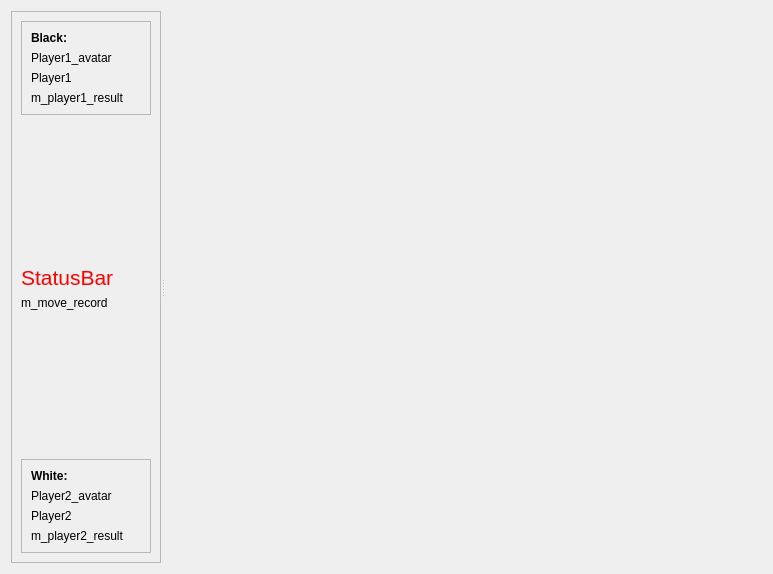
<?xml version="1.0" encoding="UTF-8"?>
<ui version="4.0">
 <class>RetroChessWindow</class>
 <widget class="QWidget" name="RetroChessWindow">
  <property name="geometry">
   <rect>
    <x>0</x>
    <y>0</y>
    <width>773</width>
    <height>570</height>
   </rect>
  </property>
  <property name="sizePolicy">
   <sizepolicy hsizetype="Minimum" vsizetype="Minimum">
    <horstretch>0</horstretch>
    <verstretch>0</verstretch>
   </sizepolicy>
  </property>
  <property name="maximumSize">
   <size>
    <width>920</width>
    <height>570</height>
   </size>
  </property>
  <property name="windowTitle">
   <string>Form</string>
  </property>
  <layout class="QGridLayout" name="gridLayout">
   <item row="0" column="0">
    <widget class="QSplitter" name="splitter">
     <property name="orientation">
      <enum>Qt::Horizontal</enum>
     </property>
     <widget class="QFrame" name="frame_3">
      <property name="sizePolicy">
       <sizepolicy hsizetype="Minimum" vsizetype="Minimum">
        <horstretch>0</horstretch>
        <verstretch>0</verstretch>
       </sizepolicy>
      </property>
      <property name="maximumSize">
       <size>
        <width>320</width>
        <height>16777215</height>
       </size>
      </property>
      <property name="frameShape">
       <enum>QFrame::StyledPanel</enum>
      </property>
      <property name="frameShadow">
       <enum>QFrame::Raised</enum>
      </property>
      <layout class="QGridLayout" name="gridLayout_4">
       <item row="0" column="0">
        <widget class="QFrame" name="frame">
         <property name="frameShape">
          <enum>QFrame::StyledPanel</enum>
         </property>
         <property name="frameShadow">
          <enum>QFrame::Raised</enum>
         </property>
         <layout class="QGridLayout" name="gridLayout_2">
          <item row="2" column="0">
           <widget class="QLabel" name="m_player1_name">
            <property name="text">
             <string>Player1</string>
            </property>
           </widget>
          </item>
          <item row="1" column="0" colspan="2">
           <widget class="QLabel" name="m_player1_avatar">
            <property name="text">
             <string>Player1_avatar</string>
            </property>
           </widget>
          </item>
          <item row="0" column="0">
           <widget class="QLabel" name="m_black_title">
            <property name="font">
             <font>
              <weight>75</weight>
              <bold>true</bold>
             </font>
            </property>
            <property name="text">
             <string>Black:</string>
            </property>
           </widget>
          </item>
          <item row="3" column="0">
           <widget class="QLabel" name="m_player1_result">
            <property name="text">
             <string>m_player1_result</string>
            </property>
           </widget>
          </item>
         </layout>
        </widget>
       </item>
       <item row="1" column="0">
        <spacer name="verticalSpacer">
         <property name="orientation">
          <enum>Qt::Vertical</enum>
         </property>
         <property name="sizeHint" stdset="0">
          <size>
           <width>20</width>
           <height>40</height>
          </size>
         </property>
        </spacer>
       </item>
       <item row="2" column="0">
        <widget class="QLabel" name="m_status_bar">
         <property name="styleSheet">
          <string notr="true">font: 16pt; color: rgb(255, 0, 0);</string>
         </property>
         <property name="text">
          <string>StatusBar</string>
         </property>
        </widget>
       </item>
       <item row="5" column="0">
        <widget class="QFrame" name="frame_2">
         <property name="maximumSize">
          <size>
           <width>320</width>
           <height>16777215</height>
          </size>
         </property>
         <property name="frameShape">
          <enum>QFrame::StyledPanel</enum>
         </property>
         <property name="frameShadow">
          <enum>QFrame::Raised</enum>
         </property>
         <layout class="QGridLayout" name="gridLayout_3">
          <item row="1" column="0">
           <widget class="QLabel" name="m_white_title">
            <property name="font">
             <font>
              <weight>75</weight>
              <bold>true</bold>
             </font>
            </property>
            <property name="text">
             <string>White:</string>
            </property>
           </widget>
          </item>
          <item row="2" column="0" colspan="2">
           <widget class="QLabel" name="m_player2_avatar">
            <property name="text">
             <string>Player2_avatar</string>
            </property>
           </widget>
          </item>
          <item row="3" column="0">
           <widget class="QLabel" name="m_player2_name">
            <property name="text">
             <string>Player2</string>
            </property>
           </widget>
          </item>
          <item row="4" column="0">
           <widget class="QLabel" name="m_player2_result">
            <property name="text">
             <string>m_player2_result</string>
            </property>
           </widget>
          </item>
         </layout>
        </widget>
       </item>
       <item row="4" column="0">
        <spacer name="verticalSpacer_2">
         <property name="orientation">
          <enum>Qt::Vertical</enum>
         </property>
         <property name="sizeHint" stdset="0">
          <size>
           <width>20</width>
           <height>40</height>
          </size>
         </property>
        </spacer>
       </item>
       <item row="3" column="0">
        <widget class="QLabel" name="m_move_record">
         <property name="text">
          <string>m_move_record</string>
         </property>
        </widget>
       </item>
      </layout>
     </widget>
     <widget class="QWidget" name="m_chess_board" native="true">
      <property name="minimumSize">
       <size>
        <width>552</width>
        <height>552</height>
       </size>
      </property>
      <property name="maximumSize">
       <size>
        <width>600</width>
        <height>600</height>
       </size>
      </property>
     </widget>
    </widget>
   </item>
  </layout>
 </widget>
 <resources/>
 <connections/>
</ui>
